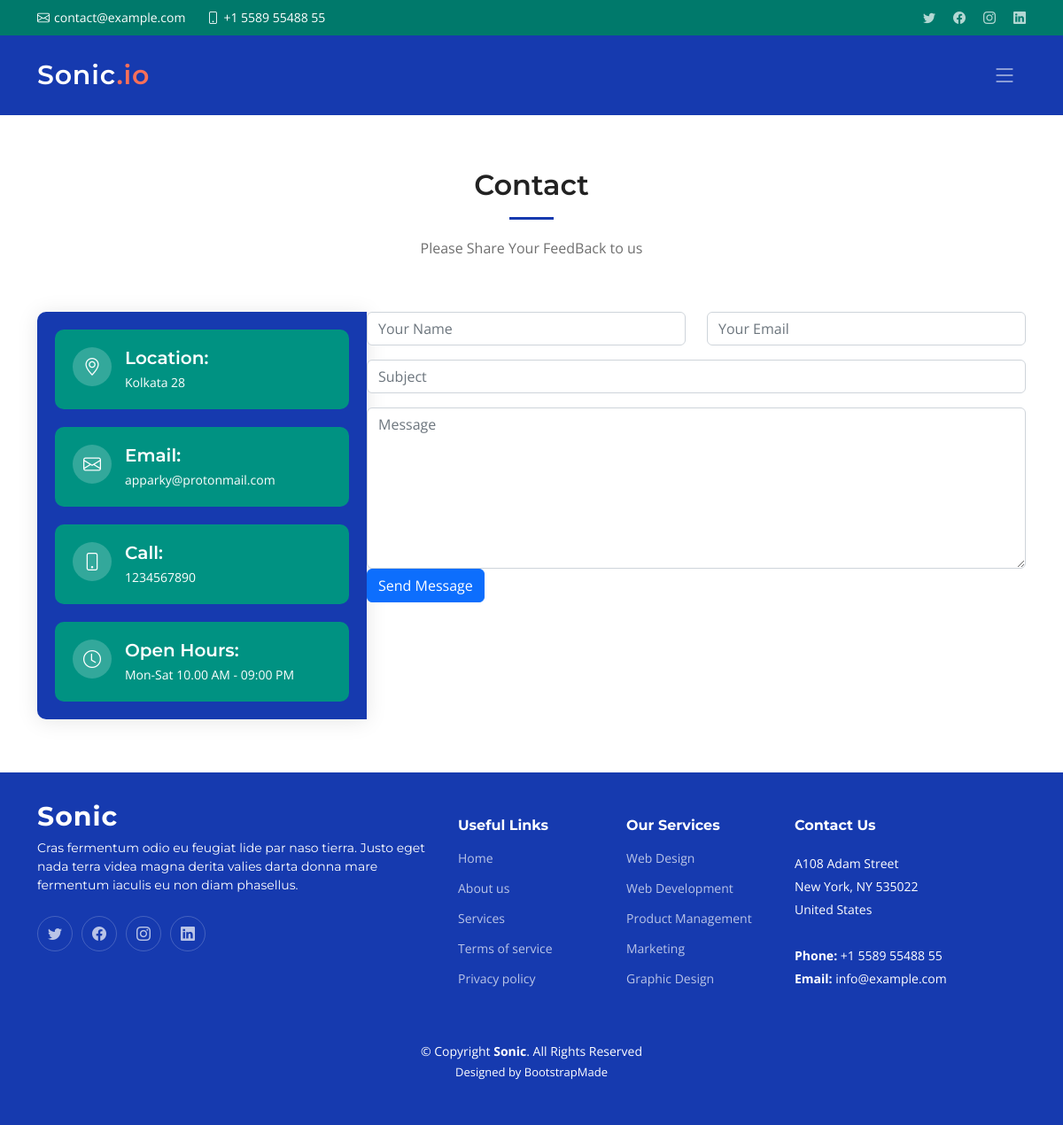
Before: /contact with the older database file.
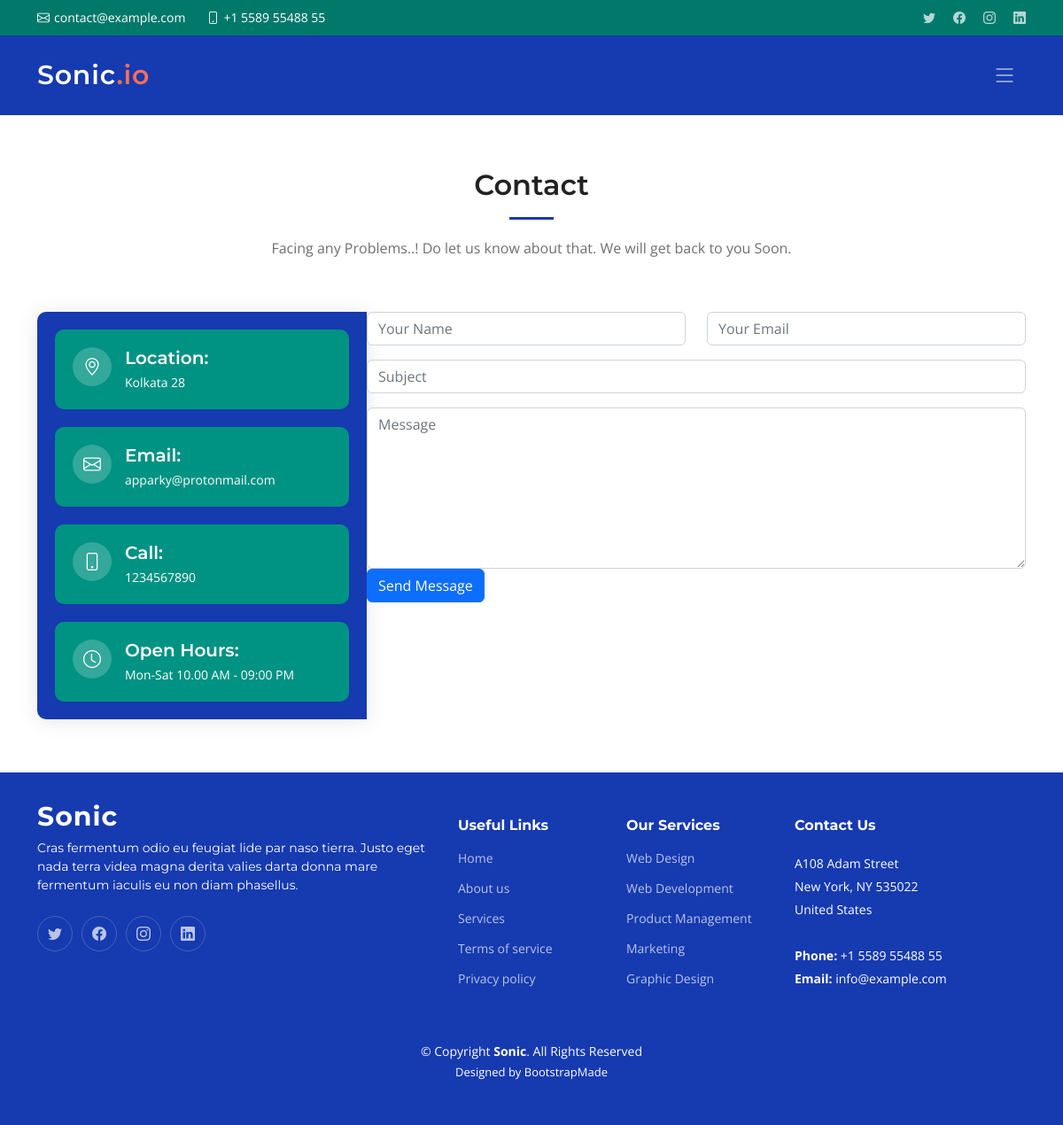
After: the same page with the newer database file.
### myService/models.py (models this page shows, shortened)
class Contact_Header_and_Info(models.Model):
    locations = (
        ('Kolkata 28', 'Kolkata 28'),
        ('Berhampore, Murshidabad', 'Berhampore, Murshidabad')
    )
    emails = (
        ('apparky@protonmail.com', 'apparky@protonmain.com'),
        ('appariun.connect@gmail.com', 'appariun.connect@gmail.com')
    )
    contacts = (
        ('1234567890', '1234567890'),
        ('0987654321', '0987654321')
    )
    opening_hours = (
        ('Mon-Sat 10.00 AM - 09:00 PM', 'Mon-Sat 10.00 AM - 09:00 PM'),
        ('Sun-Sat 8.00 AM - 11:00 PM', 'Sun-Sat 8.00 AM - 11:00 PM')
    )
    Header = models.TextField(null=True, blank=True, default=None, help_text='Put Contact Header Here')
    location = models.CharField(max_length=30, choices=locations, null=True, blank=True, default=None, help_text='Put Location Here')
    email = models.EmailField(null=True, choices=emails, blank=True, default=None, help_text='Enter Your email as "your@email.com"')
    contact = models.CharField(max_length=100, choices=contacts, null=True, blank=True, default=None, help_text='Enter your Contact No.')
    opening_hour = models.CharField(max_length=200, choices=opening_hours, null=True, blank=True, default=None, help_text='Ex. Mon-Sat 10.00 AM - 09:00 PM')
    status = models.BooleanField(null=False, blank=False, default=False)

### myService/views.py (the view, shortened to what this page needs)
# urls.py: path('contact', views.contact_us, name='contact'),
def contact_us(request):
    contact_header_info = Contact_Header_and_Info.objects.filter(status=1)
    return render(request, 'contact.html', {'header_info': contact_header_info})

### templates/contact.html (shortened to what this page needs)
{% extends 'base.html' %}
{% block BodyContent %}
    <section id="contact" class="contact">
      {% for header in header_info %}
        <div class="container" data-aos="fade-up">
          <div class="section-header">
            <h2>Contact</h2>
            <p>{{ header.Header }}</p>
          </div>
          <div class="row gx-lg-0 gy-4">
            <div class="col-lg-4">
              <div class="info-container d-flex flex-column align-items-center justify-content-center">
                <div class="info-item d-flex">
                  <i class="bi bi-geo-alt flex-shrink-0"></i>
                  <div>
                    <h4>Location:</h4>
                    <p>{{ header.location }}</p>
                  </div>
                </div>
                <div class="info-item d-flex">
                  <i class="bi bi-envelope flex-shrink-0"></i>
                  <div>
                    <h4>Email:</h4>
                    <p>{{ header.email }}</p>
                  </div>
                </div>
                <div class="info-item d-flex">
                  <i class="bi bi-phone flex-shrink-0"></i>
                  <div>
                    <h4>Call:</h4>
                    <p>{{ header.contact }}</p>
                  </div>
                </div>
                <div class="info-item d-flex">
                  <i class="bi bi-clock flex-shrink-0"></i>
                  <div>
                    <h4>Open Hours:</h4>
                    <p>{{ header.opening_hour }}</p>
                  </div>
                </div>
              </div>
            </div>
            <div class="col-lg-8">
              <form method="post" id="contactForm" name="contactForm" role="form" class="contactForm" enctype='multipart/form-data'>
                <div class="row">
                  <div class="col-md-6 form-group">
                    <input type="text" name="name" class="form-control" id="name" placeholder="Your Name" required>
                  </div>
                  <div class="col-md-6 form-group mt-3 mt-md-0">
                    <input type="email" class="form-control" name="email" id="email" placeholder="Your Email" required>
                  </div>
                </div>
                <div class="form-group mt-3">
                  <input type="text" class="form-control" name="subject" id="subject" placeholder="Subject" required>
                </div>
                <div class="form-group mt-3">
                  <textarea class="form-control" name="message" rows="7" placeholder="Message" required></textarea>
                </div>
                <div class="col-md-12">
                  <div class="form-group">
                    <input type="submit" value="Send Message" class="btn btn-primary">
                  </div>
                </div>
              </form>
            </div>
          </div>
        </div>
      {% endfor %}
    </section>
{% endblock BodyContent %}

Changed rows visible on the page:
no longer on this page (row edited): Contact_Header_and_Info: Header "Please Share Your FeedBack to us", location "Kolkata 28", email "apparky@protonmail.com", contact "1234567890", opening_hour "Mon-Sat 10.00 AM - 09:00 PM"
added Contact_Header_and_Info: Header "Facing any Problems..! Do let us know about that. We will get back to you Soon.", location "Kolkata 28", email "apparky@protonmail.com", contact "1234567890", opening_hour "Mon-Sat 10.00 AM - 09:00 PM"
